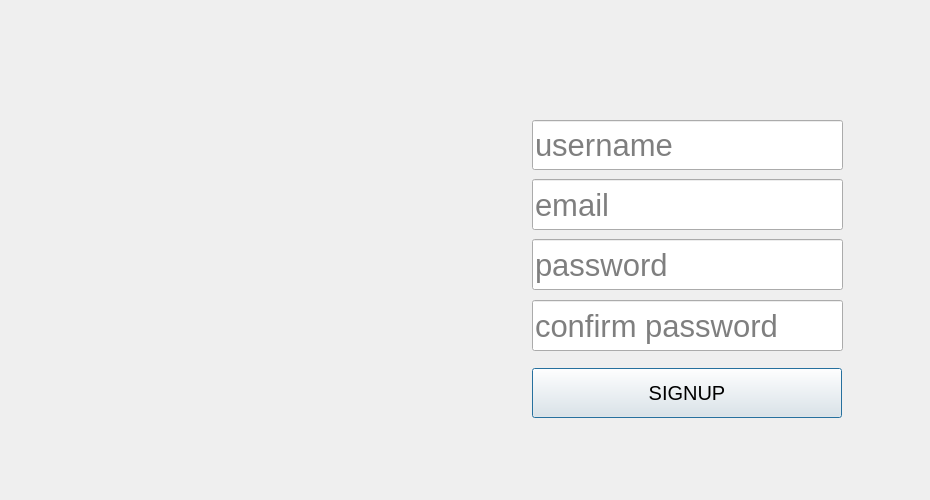
<?xml version="1.0" encoding="UTF-8"?>
<ui version="4.0">
 <class>Dialog</class>
 <widget class="QDialog" name="Dialog">
  <property name="geometry">
   <rect>
    <x>0</x>
    <y>0</y>
    <width>930</width>
    <height>500</height>
   </rect>
  </property>
  <property name="windowTitle">
   <string>Vault8 | SignUp</string>
  </property>
  <widget class="QWidget" name="SignUpScreen" native="true">
   <property name="geometry">
    <rect>
     <x>0</x>
     <y>0</y>
     <width>930</width>
     <height>500</height>
    </rect>
   </property>
   <property name="styleSheet">
    <string notr="true"/>
   </property>
   <widget class="QLineEdit" name="usrnmfield">
    <property name="geometry">
     <rect>
      <x>532</x>
      <y>120</y>
      <width>311</width>
      <height>50</height>
     </rect>
    </property>
    <property name="sizePolicy">
     <sizepolicy hsizetype="Fixed" vsizetype="Fixed">
      <horstretch>0</horstretch>
      <verstretch>0</verstretch>
     </sizepolicy>
    </property>
    <property name="font">
     <font>
      <pointsize>23</pointsize>
      <bold>false</bold>
     </font>
    </property>
    <property name="acceptDrops">
     <bool>false</bool>
    </property>
    <property name="autoFillBackground">
     <bool>false</bool>
    </property>
    <property name="styleSheet">
     <string notr="true"/>
    </property>
    <property name="maxLength">
     <number>20</number>
    </property>
    <property name="frame">
     <bool>true</bool>
    </property>
    <property name="placeholderText">
     <string>username</string>
    </property>
    <property name="cursorMoveStyle">
     <enum>Qt::VisualMoveStyle</enum>
    </property>
    <property name="clearButtonEnabled">
     <bool>true</bool>
    </property>
   </widget>
   <widget class="QLineEdit" name="emailfield">
    <property name="geometry">
     <rect>
      <x>532</x>
      <y>179</y>
      <width>311</width>
      <height>51</height>
     </rect>
    </property>
    <property name="font">
     <font>
      <pointsize>23</pointsize>
      <bold>false</bold>
     </font>
    </property>
    <property name="acceptDrops">
     <bool>false</bool>
    </property>
    <property name="styleSheet">
     <string notr="true"/>
    </property>
    <property name="inputMethodHints">
     <set>Qt::ImhEmailCharactersOnly</set>
    </property>
    <property name="maxLength">
     <number>50</number>
    </property>
    <property name="echoMode">
     <enum>QLineEdit::Normal</enum>
    </property>
    <property name="placeholderText">
     <string>email</string>
    </property>
    <property name="cursorMoveStyle">
     <enum>Qt::VisualMoveStyle</enum>
    </property>
    <property name="clearButtonEnabled">
     <bool>true</bool>
    </property>
   </widget>
   <widget class="QLineEdit" name="pwdfield">
    <property name="geometry">
     <rect>
      <x>532</x>
      <y>239</y>
      <width>311</width>
      <height>51</height>
     </rect>
    </property>
    <property name="font">
     <font>
      <pointsize>23</pointsize>
      <bold>false</bold>
     </font>
    </property>
    <property name="acceptDrops">
     <bool>false</bool>
    </property>
    <property name="styleSheet">
     <string notr="true"/>
    </property>
    <property name="maxLength">
     <number>20</number>
    </property>
    <property name="echoMode">
     <enum>QLineEdit::Password</enum>
    </property>
    <property name="placeholderText">
     <string>password</string>
    </property>
    <property name="cursorMoveStyle">
     <enum>Qt::VisualMoveStyle</enum>
    </property>
    <property name="clearButtonEnabled">
     <bool>true</bool>
    </property>
   </widget>
   <widget class="QLineEdit" name="cnfpwdfield">
    <property name="geometry">
     <rect>
      <x>532</x>
      <y>300</y>
      <width>311</width>
      <height>51</height>
     </rect>
    </property>
    <property name="font">
     <font>
      <pointsize>23</pointsize>
      <bold>false</bold>
     </font>
    </property>
    <property name="acceptDrops">
     <bool>false</bool>
    </property>
    <property name="styleSheet">
     <string notr="true"/>
    </property>
    <property name="maxLength">
     <number>20</number>
    </property>
    <property name="echoMode">
     <enum>QLineEdit::Password</enum>
    </property>
    <property name="placeholderText">
     <string>confirm password</string>
    </property>
    <property name="cursorMoveStyle">
     <enum>Qt::VisualMoveStyle</enum>
    </property>
    <property name="clearButtonEnabled">
     <bool>true</bool>
    </property>
   </widget>
   <widget class="QLabel" name="bg">
    <property name="geometry">
     <rect>
      <x>0</x>
      <y>0</y>
      <width>930</width>
      <height>500</height>
     </rect>
    </property>
    <property name="text">
     <string/>
    </property>
    <property name="pixmap">
     <pixmap resource="Resources.qrc">:/Images/rsrc/clover_login_bg_v1.png</pixmap>
    </property>
    <property name="scaledContents">
     <bool>true</bool>
    </property>
   </widget>
   <widget class="QPushButton" name="signupbutton">
    <property name="geometry">
     <rect>
      <x>532</x>
      <y>368</y>
      <width>310</width>
      <height>50</height>
     </rect>
    </property>
    <property name="font">
     <font>
      <pointsize>15</pointsize>
     </font>
    </property>
    <property name="styleSheet">
     <string notr="true"/>
    </property>
    <property name="text">
     <string>SIGNUP</string>
    </property>
   </widget>
   <widget class="QLabel" name="alertbox">
    <property name="geometry">
     <rect>
      <x>532</x>
      <y>430</y>
      <width>291</width>
      <height>31</height>
     </rect>
    </property>
    <property name="text">
     <string/>
    </property>
   </widget>
   <widget class="QPushButton" name="returnbtn">
    <property name="geometry">
     <rect>
      <x>527</x>
      <y>60</y>
      <width>50</width>
      <height>50</height>
     </rect>
    </property>
    <property name="styleSheet">
     <string notr="true">#returnbtn{border-radius: 25px; background-color: #00000000;}</string>
    </property>
    <property name="text">
     <string/>
    </property>
    <property name="icon">
     <iconset resource="Resources.qrc">
      <normaloff>:/Icons/rsrc/return_icon.png</normaloff>:/Icons/rsrc/return_icon.png</iconset>
    </property>
    <property name="iconSize">
     <size>
      <width>35</width>
      <height>35</height>
     </size>
    </property>
   </widget>
   <zorder>bg</zorder>
   <zorder>pwdfield</zorder>
   <zorder>usrnmfield</zorder>
   <zorder>signupbutton</zorder>
   <zorder>alertbox</zorder>
   <zorder>emailfield</zorder>
   <zorder>cnfpwdfield</zorder>
   <zorder>returnbtn</zorder>
  </widget>
 </widget>
 <resources>
  <include location="Resources.qrc"/>
 </resources>
 <connections/>
</ui>
